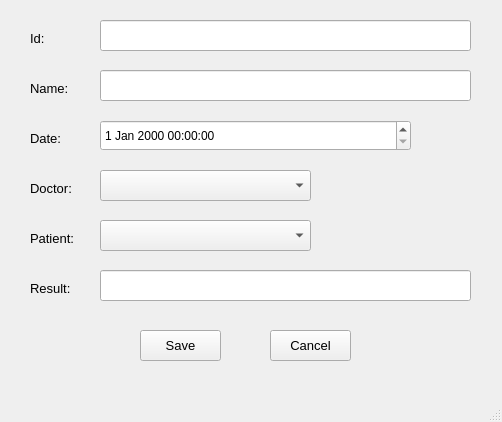
<?xml version="1.0" encoding="UTF-8"?>
<ui version="4.0">
 <class>edit_schedule</class>
 <widget class="QMainWindow" name="edit_schedule">
  <property name="geometry">
   <rect>
    <x>0</x>
    <y>0</y>
    <width>502</width>
    <height>422</height>
   </rect>
  </property>
  <property name="windowTitle">
   <string>Edit Schedule</string>
  </property>
  <widget class="QWidget" name="centralwidget">
   <widget class="QLabel" name="label">
    <property name="geometry">
     <rect>
      <x>30</x>
      <y>30</y>
      <width>55</width>
      <height>16</height>
     </rect>
    </property>
    <property name="font">
     <font>
      <pointsize>10</pointsize>
     </font>
    </property>
    <property name="text">
     <string>Id:</string>
    </property>
   </widget>
   <widget class="QLabel" name="label_2">
    <property name="geometry">
     <rect>
      <x>30</x>
      <y>80</y>
      <width>55</width>
      <height>16</height>
     </rect>
    </property>
    <property name="font">
     <font>
      <pointsize>10</pointsize>
     </font>
    </property>
    <property name="text">
     <string>Name:</string>
    </property>
   </widget>
   <widget class="QLabel" name="label_3">
    <property name="geometry">
     <rect>
      <x>30</x>
      <y>130</y>
      <width>55</width>
      <height>16</height>
     </rect>
    </property>
    <property name="font">
     <font>
      <pointsize>10</pointsize>
     </font>
    </property>
    <property name="text">
     <string>Date:</string>
    </property>
   </widget>
   <widget class="QLabel" name="label_4">
    <property name="geometry">
     <rect>
      <x>30</x>
      <y>180</y>
      <width>55</width>
      <height>16</height>
     </rect>
    </property>
    <property name="font">
     <font>
      <pointsize>10</pointsize>
     </font>
    </property>
    <property name="text">
     <string>Doctor:</string>
    </property>
   </widget>
   <widget class="QLabel" name="label_5">
    <property name="geometry">
     <rect>
      <x>30</x>
      <y>230</y>
      <width>55</width>
      <height>16</height>
     </rect>
    </property>
    <property name="font">
     <font>
      <pointsize>10</pointsize>
     </font>
    </property>
    <property name="text">
     <string>Patient:</string>
    </property>
   </widget>
   <widget class="QLabel" name="label_6">
    <property name="geometry">
     <rect>
      <x>30</x>
      <y>280</y>
      <width>55</width>
      <height>16</height>
     </rect>
    </property>
    <property name="font">
     <font>
      <pointsize>10</pointsize>
     </font>
    </property>
    <property name="text">
     <string>Result:</string>
    </property>
   </widget>
   <widget class="QPushButton" name="btn_save_edit_schedule">
    <property name="geometry">
     <rect>
      <x>140</x>
      <y>330</y>
      <width>81</width>
      <height>31</height>
     </rect>
    </property>
    <property name="font">
     <font>
      <pointsize>10</pointsize>
     </font>
    </property>
    <property name="text">
     <string>Save</string>
    </property>
   </widget>
   <widget class="QPushButton" name="btn_cancel_edit_schedule">
    <property name="geometry">
     <rect>
      <x>270</x>
      <y>330</y>
      <width>81</width>
      <height>31</height>
     </rect>
    </property>
    <property name="font">
     <font>
      <pointsize>10</pointsize>
     </font>
    </property>
    <property name="text">
     <string>Cancel</string>
    </property>
   </widget>
   <widget class="QLineEdit" name="txt_id_edit_schedule">
    <property name="geometry">
     <rect>
      <x>100</x>
      <y>20</y>
      <width>371</width>
      <height>31</height>
     </rect>
    </property>
    <property name="readOnly">
     <bool>true</bool>
    </property>
   </widget>
   <widget class="QLineEdit" name="txt_name_edit_schedule">
    <property name="geometry">
     <rect>
      <x>100</x>
      <y>70</y>
      <width>371</width>
      <height>31</height>
     </rect>
    </property>
    <property name="readOnly">
     <bool>false</bool>
    </property>
   </widget>
   <widget class="QLineEdit" name="txt_result_edit_schedule">
    <property name="geometry">
     <rect>
      <x>100</x>
      <y>270</y>
      <width>371</width>
      <height>31</height>
     </rect>
    </property>
    <property name="readOnly">
     <bool>false</bool>
    </property>
   </widget>
   <widget class="QComboBox" name="combo_patient_edit_schedule">
    <property name="geometry">
     <rect>
      <x>100</x>
      <y>220</y>
      <width>211</width>
      <height>31</height>
     </rect>
    </property>
   </widget>
   <widget class="QComboBox" name="combo_doctor_edit_schedule">
    <property name="geometry">
     <rect>
      <x>100</x>
      <y>170</y>
      <width>211</width>
      <height>31</height>
     </rect>
    </property>
   </widget>
   <widget class="QDateTimeEdit" name="date_time_edit_schedule">
    <property name="geometry">
     <rect>
      <x>100</x>
      <y>120</y>
      <width>311</width>
      <height>31</height>
     </rect>
    </property>
   </widget>
  </widget>
  <widget class="QMenuBar" name="menubar">
   <property name="geometry">
    <rect>
     <x>0</x>
     <y>0</y>
     <width>502</width>
     <height>25</height>
    </rect>
   </property>
  </widget>
  <widget class="QStatusBar" name="statusbar"/>
 </widget>
 <resources/>
 <connections/>
</ui>
